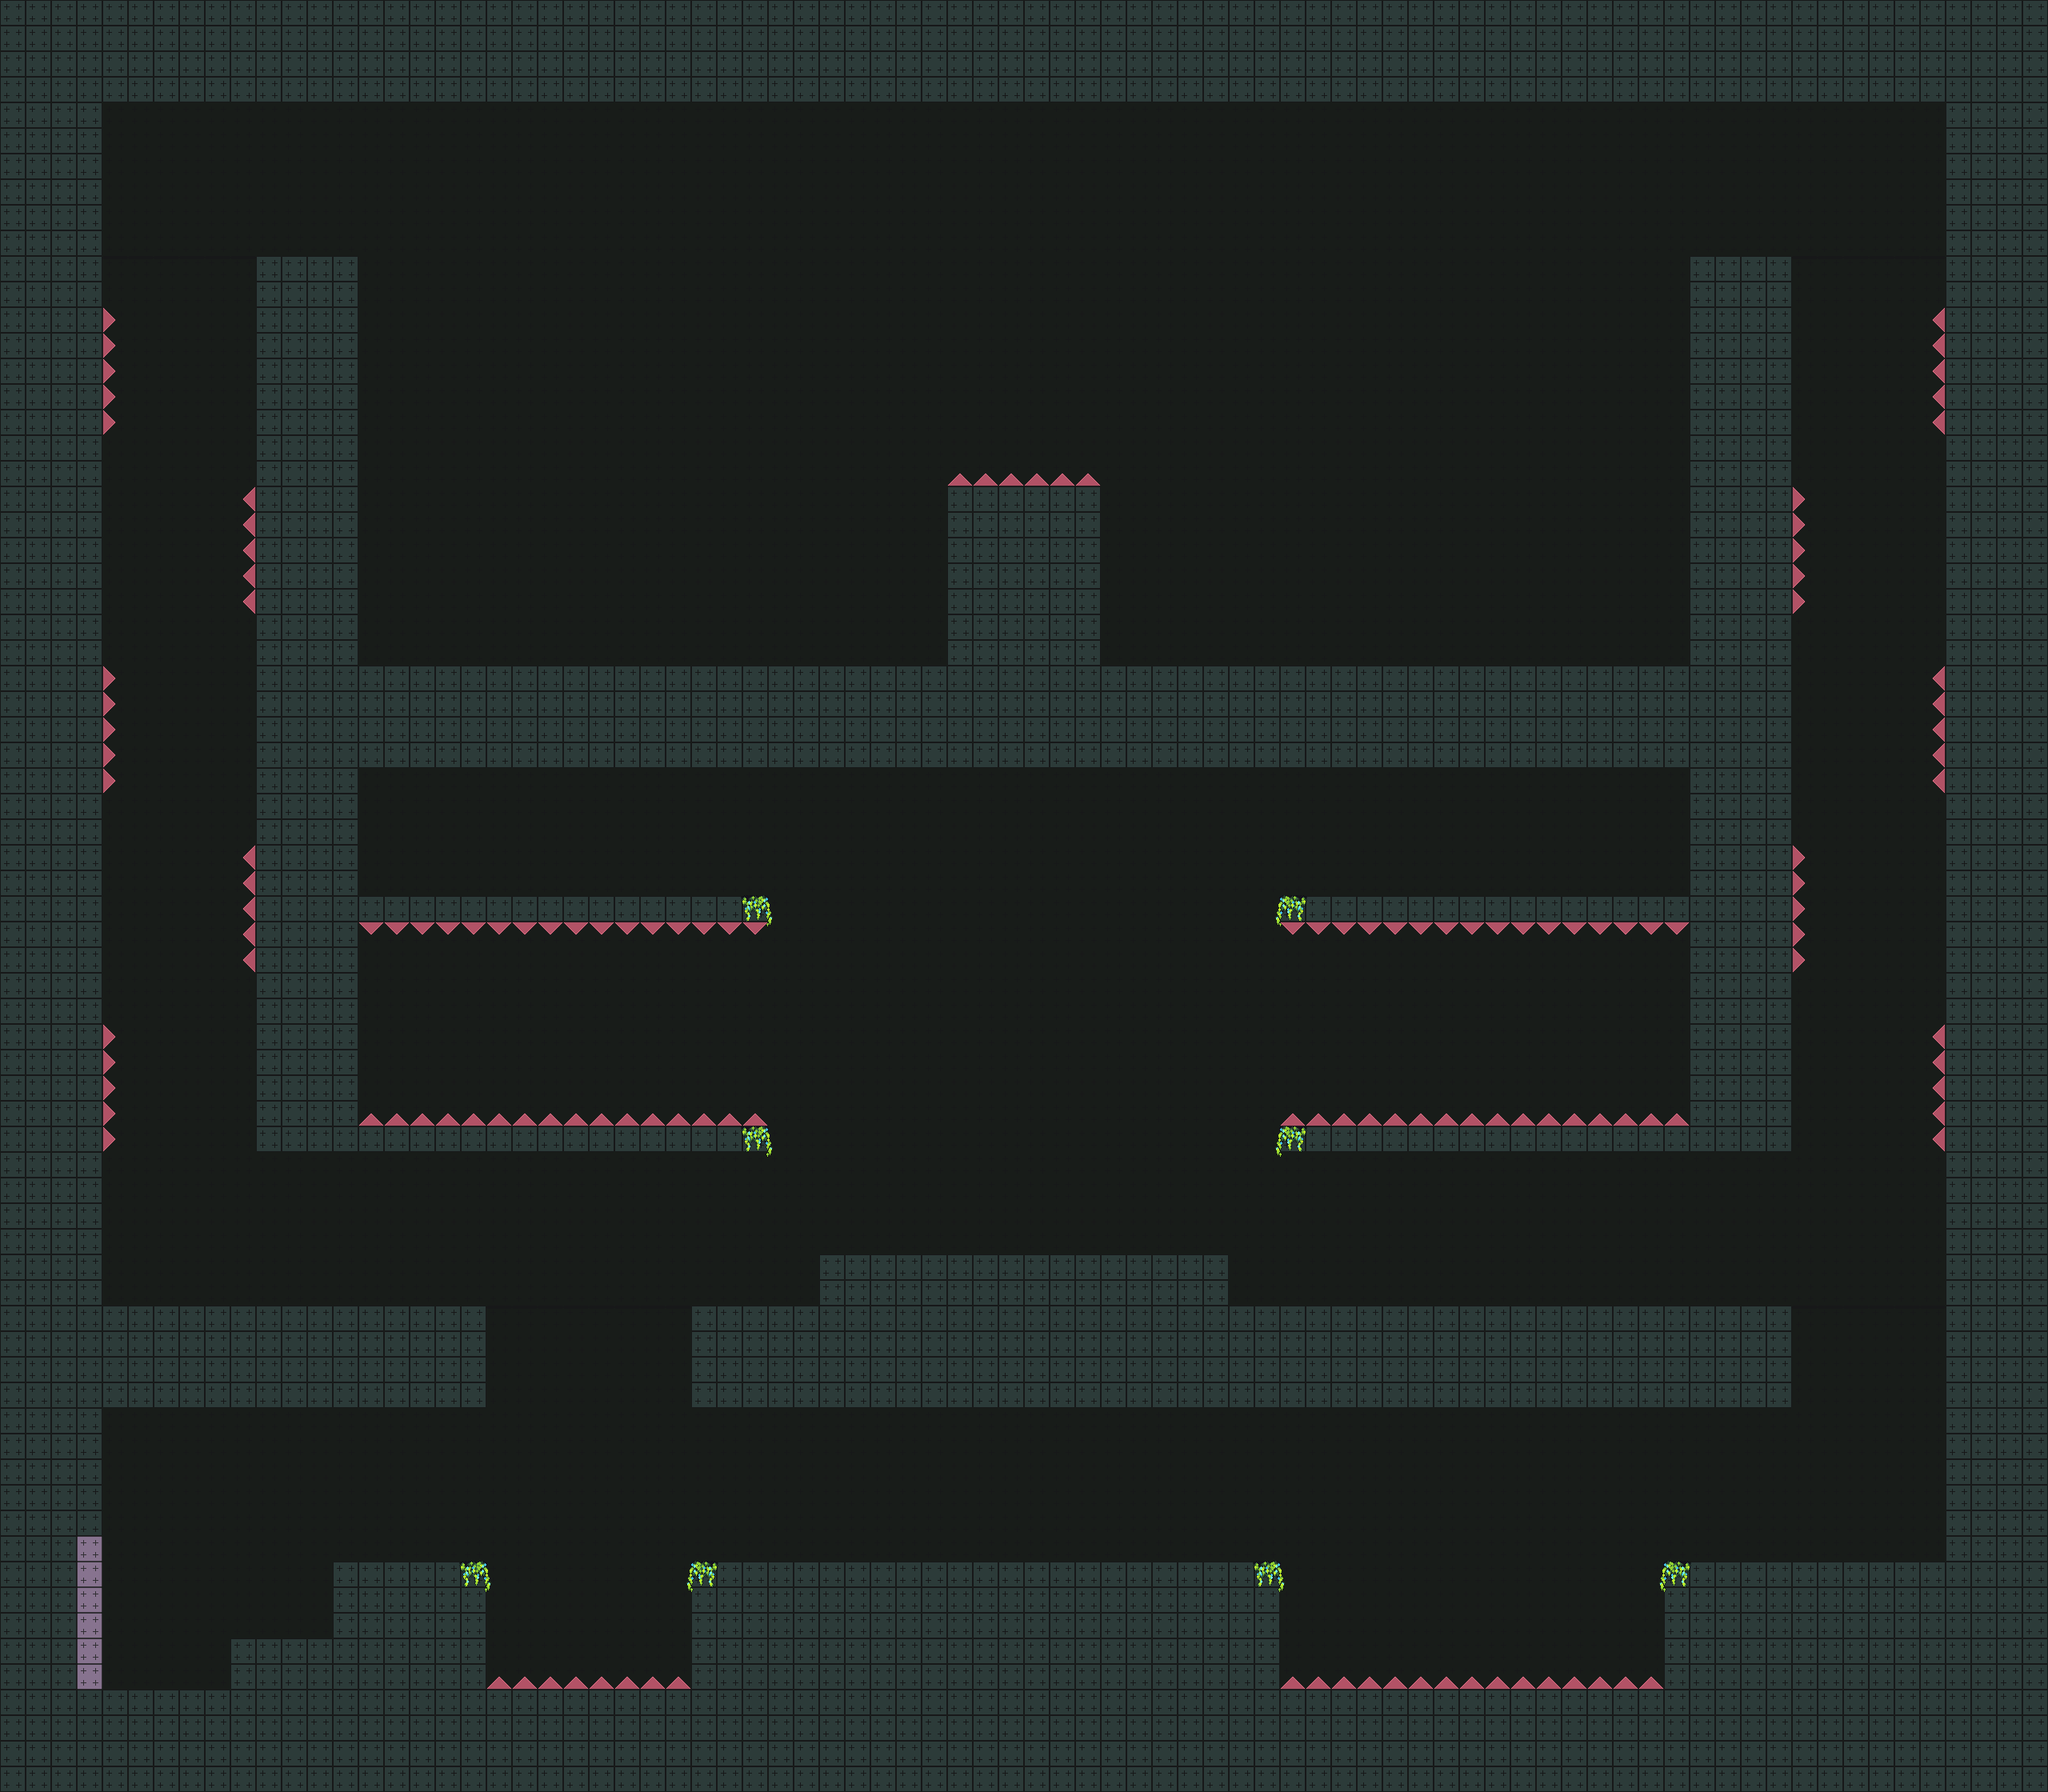

Tiled map render using the project's own tile images. Description and the map definition, with tile-layer contents summarised, below:
An orthogonal 80x70 tile map with 32x32 px tiles, 6 tile layers (background, ground, one_way, decorations, ...), 3 tilesets and 2 objects.

<map version="1.9" tiledversion="1.9.2" orientation="orthogonal" renderorder="right-down" width="80" height="70" tilewidth="32" tileheight="32" infinite="0" nextlayerid="10" nextobjectid="6">
 <tileset firstgid="1" source="../../placeholder_tileset.tsx" />
 <tileset firstgid="6" source="../../96x96_decorations.tsx" />
 <tileset firstgid="7" source="../../enemies.tsx" />
 <layer id="4" name="background" width="80" height="70">
  <properties>
   <property name="ground_tiles" type="bool" value="false" />
  </properties>
  <data>[5600 cells, 5600 non-empty, 1 distinct tile ids]</data>
 </layer>
 <objectgroup id="8" name="transitions">
  <properties>
   <property name="direction" type="int" value="2" />
   <property name="entrance id" type="int" value="0" />
   <property name="target entrance" type="int" value="1" />
   <property name="target room" value="JungleEdge boar" />
  </properties>
  <object id="3" gid="5" x="0" y="32" width="32" height="32">
   <properties>
    <property name="direction" type="int" value="0" />
    <property name="entrance id" type="int" value="1" />
    <property name="target entrance" type="int" value="1" />
    <property name="target room" value="JungleEdge boar" />
   </properties>
  </object>
  <object id="4" gid="5" x="0" y="2112" width="128" height="192">
   <properties>
    <property name="direction" type="int" value="3" />
    <property name="entrance id" type="int" value="1" />
    <property name="target entrance" type="int" value="1" />
    <property name="target room" value="Test combat" />
   </properties>
  </object>
 </objectgroup>
 <objectgroup id="9" name="enemies" />
 <layer id="1" name="ground" width="80" height="70">
  <properties>
   <property name="ground_tiles" type="bool" value="true" />
  </properties>
  <data>[5600 cells, 2196 non-empty, 1 distinct tile ids]</data>
 </layer>
 <layer id="2" name="one_way" width="80" height="70">
  <properties>
   <property name="ground_tiles" type="bool" value="true" />
  </properties>
  <data>[5600 cells, 26 non-empty, 1 distinct tile ids]</data>
 </layer>
 <layer id="6" name="decorations" width="80" height="70">
  <properties>
   <property name="ground_tiles" type="bool" value="false" />
  </properties>
  <data>[5600 cells, 14 non-empty, 2 distinct tile ids]</data>
 </layer>
 <layer id="3" name="spikes" width="80" height="70">
  <properties>
   <property name="ground_tiles" type="bool" value="false" />
  </properties>
  <data>[5600 cells, 143 non-empty, 1 distinct tile ids]</data>
 </layer>
 <layer id="5" name="spawn_zones" width="80" height="70" tintcolor="#ff0000">
  <properties>
   <property name="ground_tiles" type="bool" value="false" />
  </properties>
  <data>[5600 cells, 130 non-empty, 1 distinct tile ids]</data>
 </layer>
</map>
